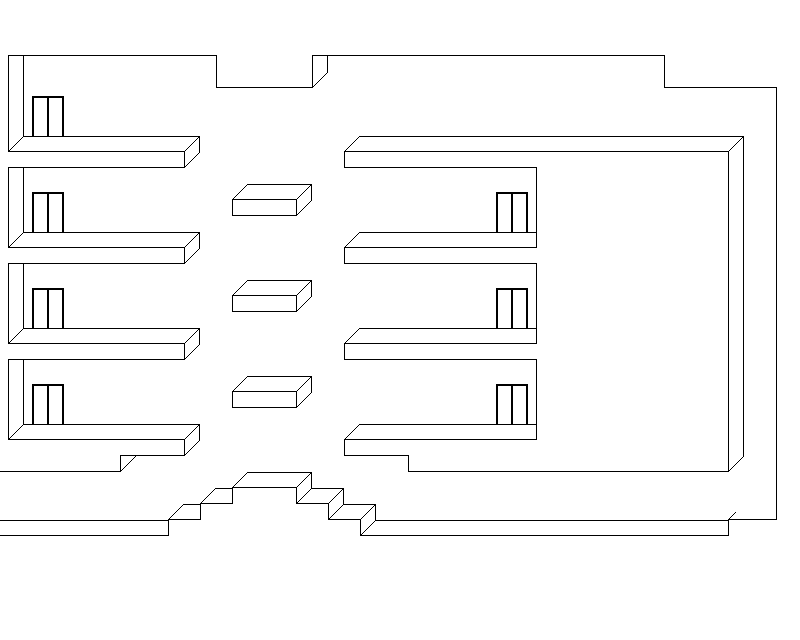

Below is a game level as drawn by its tile map, then a one-line description and the .tmx that defines it (tile-layer data replaced by summaries):
An orthogonal 50x40 tile map with 16x16 px tiles, 4 tile layers (doors, background, mainlayer, foreground) and 26 objects (9x Image, 8x Checkpoint, 8x Trigger, Player).

<map version="1.0" orientation="orthogonal" width="50" height="40" tilewidth="16" tileheight="16" backgroundcolor="#ffffff">
 <properties>
  <property name="physicsGravityY" value="-9.81" />
  <property name="physicsSimulationSpeed" value="1.0" />
  <property name="restrictScrollingToMapBoundary" value="YES" />
 </properties>
 <tileset firstgid="1" name="Tileset_GeometryB" tilewidth="16" tileheight="16" spacing="1" margin="1">
  <image source="Tileset_GeometryB.png" width="256" height="256" />
 </tileset>
 <layer name="doors" width="50" height="40">
  <data>[2000 cells, 42 non-empty, 6 distinct tile ids]</data>
 </layer>
 <layer name="background" width="50" height="40">
  <data>[2000 cells, 221 non-empty, 6 distinct tile ids]</data>
 </layer>
 <layer name="mainlayer" width="50" height="40">
  <properties>
   <property name="_mainTileLayer" value="YES" />
  </properties>
  <data>[2000 cells, 345 non-empty, 1 distinct tile ids]</data>
 </layer>
 <objectgroup color="#00ff00" name="game objects" width="50" height="40">
  <object name="mainMenu" type="Image" x="16" y="480" width="80" height="32">
   <properties>
    <property name="imageName" value="dummy_lobby.png" />
   </properties>
  </object>
  <object name="spawnEntry" type="Checkpoint" x="32" y="496" width="16" height="32" />
  <object name="ExitToMainMenu" type="Trigger" x="0" y="464" width="16" height="64">
   <properties>
    <property name="info.checkpoint" value="spawnEntryMainMenu" />
    <property name="info.tmxFile" value="DemoMainMenu.tmx" />
    <property name="notification" value="LoadMap" />
   </properties>
  </object>
  <object name="stage001" type="Image" x="32" y="368" width="32" height="16">
   <properties>
    <property name="imageName" value="dummy_stage001.png" />
   </properties>
  </object>
  <object name="ExitToStage001" type="Trigger" x="32" y="384" width="16" height="48">
   <properties>
    <property name="info.checkpoint" value="spawnEntry" />
    <property name="info.tmxFile" value="DemoStage001.tmx" />
    <property name="notification" value="LoadMap" />
   </properties>
  </object>
  <object name="spawnStage001" type="Checkpoint" x="64" y="400" width="16" height="32" />
  <object name="stage002" type="Image" x="496" y="368" width="32" height="16">
   <properties>
    <property name="imageName" value="dummy_stage002.png" />
   </properties>
  </object>
  <object name="stage003" type="Image" x="32" y="272" width="32" height="16">
   <properties>
    <property name="imageName" value="dummy_stage003.png" />
   </properties>
  </object>
  <object name="stage005" type="Image" x="32" y="176" width="32" height="16">
   <properties>
    <property name="imageName" value="dummy_stage005.png" />
   </properties>
  </object>
  <object name="stage004" type="Image" x="496" y="272" width="32" height="16">
   <properties>
    <property name="imageName" value="dummy_stage004.png" />
   </properties>
  </object>
  <object name="stage006" type="Image" x="496" y="176" width="32" height="16">
   <properties>
    <property name="imageName" value="dummy_stage006.png" />
   </properties>
  </object>
  <object name="stage007" type="Image" x="32" y="80" width="32" height="16">
   <properties>
    <property name="imageName" value="dummy_stage007.png" />
   </properties>
  </object>
  <object name="spawnStage002" type="Checkpoint" x="480" y="400" width="16" height="32" />
  <object name="spawnStage003" type="Checkpoint" x="64" y="304" width="16" height="32" />
  <object name="spawnStage004" type="Checkpoint" x="480" y="304" width="16" height="32" />
  <object name="spawnStage005" type="Checkpoint" x="64" y="208" width="16" height="32" />
  <object name="spawnStage006" type="Checkpoint" x="480" y="208" width="16" height="32" />
  <object name="spawnStage007" type="Checkpoint" x="64" y="112" width="16" height="32" />
  <object name="ExitToStage002" type="Trigger" x="512" y="384" width="16" height="48">
   <properties>
    <property name="info.checkpoint" value="spawnEntry" />
    <property name="info.tmxFile" value="DemoStage002.tmx" />
    <property name="notification" value="LoadMap" />
   </properties>
  </object>
  <object name="ExitToStage003" type="Trigger" x="32" y="288" width="16" height="48">
   <properties>
    <property name="info.checkpoint" value="spawnEntry" />
    <property name="info.tmxFile" value="DemoStage003.tmx" />
    <property name="notification" value="LoadMap" />
   </properties>
  </object>
  <object name="ExitToStage004" type="Trigger" x="512" y="288" width="16" height="48">
   <properties>
    <property name="info.checkpoint" value="spawnEntry" />
    <property name="info.tmxFile" value="DemoStage004.tmx" />
    <property name="notification" value="LoadMap" />
   </properties>
  </object>
  <object name="ExitToStage005" type="Trigger" x="32" y="192" width="16" height="48">
   <properties>
    <property name="info.checkpoint" value="spawnEntry" />
    <property name="info.tmxFile" value="DemoStage005.tmx" />
    <property name="notification" value="LoadMap" />
   </properties>
  </object>
  <object name="ExitToStage006" type="Trigger" x="512" y="192" width="16" height="48">
   <properties>
    <property name="info.checkpoint" value="spawnEntry" />
    <property name="info.tmxFile" value="DemoStage006.tmx" />
    <property name="notification" value="LoadMap" />
   </properties>
  </object>
  <object name="ExitToStage007" type="Trigger" x="32" y="96" width="16" height="48">
   <properties>
    <property name="info.checkpoint" value="spawnEntry" />
    <property name="info.tmxFile" value="DemoStage007.tmx" />
    <property name="notification" value="LoadMap" />
   </properties>
  </object>
  <object name="basement" type="Image" x="656" y="96" width="112" height="32">
   <properties>
    <property name="imageName" value="dummy_basement.png" />
   </properties>
  </object>
  <object name="player" type="Player" x="256" y="448" width="16" height="32" />
 </objectgroup>
 <layer name="foreground" width="50" height="40">
  <data>[2000 cells, 1194 non-empty, 13 distinct tile ids]</data>
 </layer>
</map>
